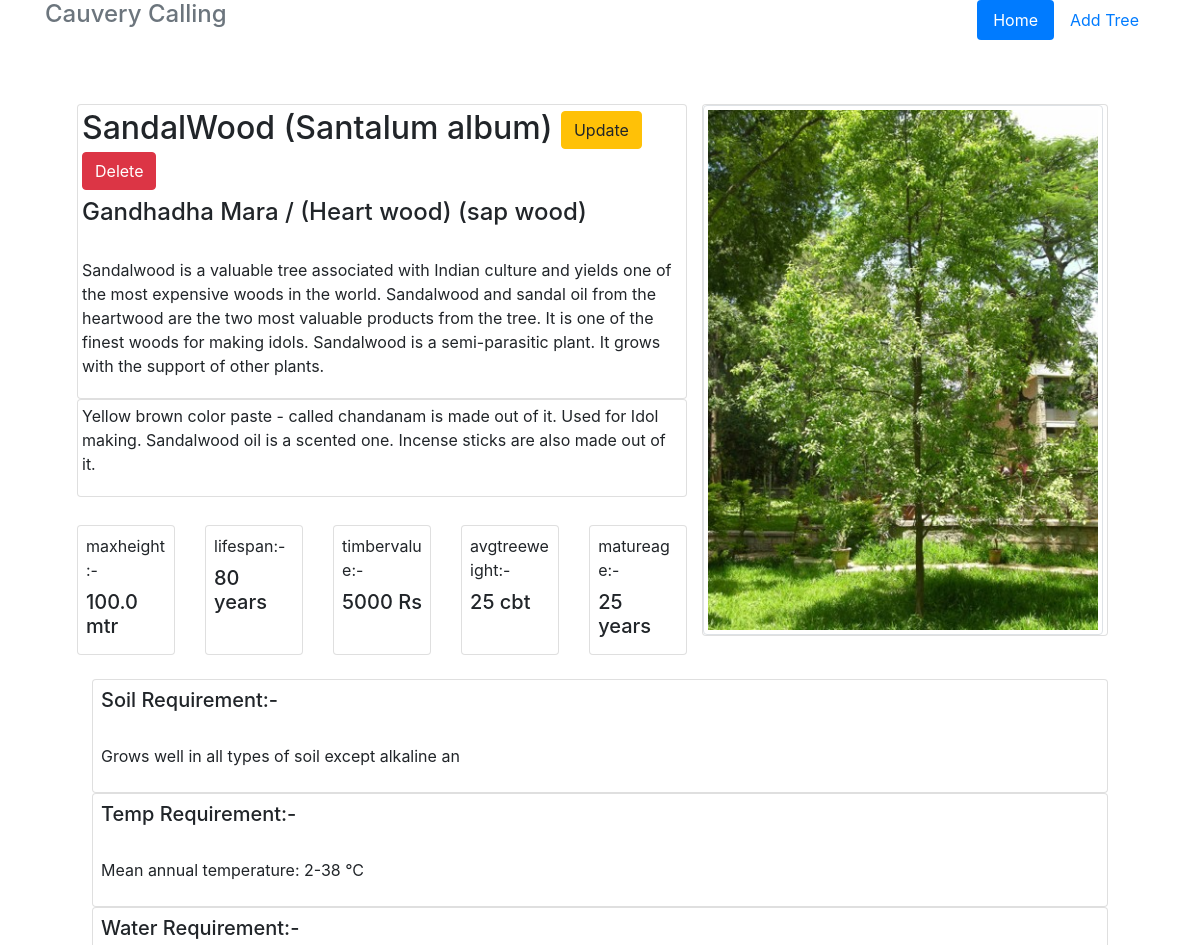
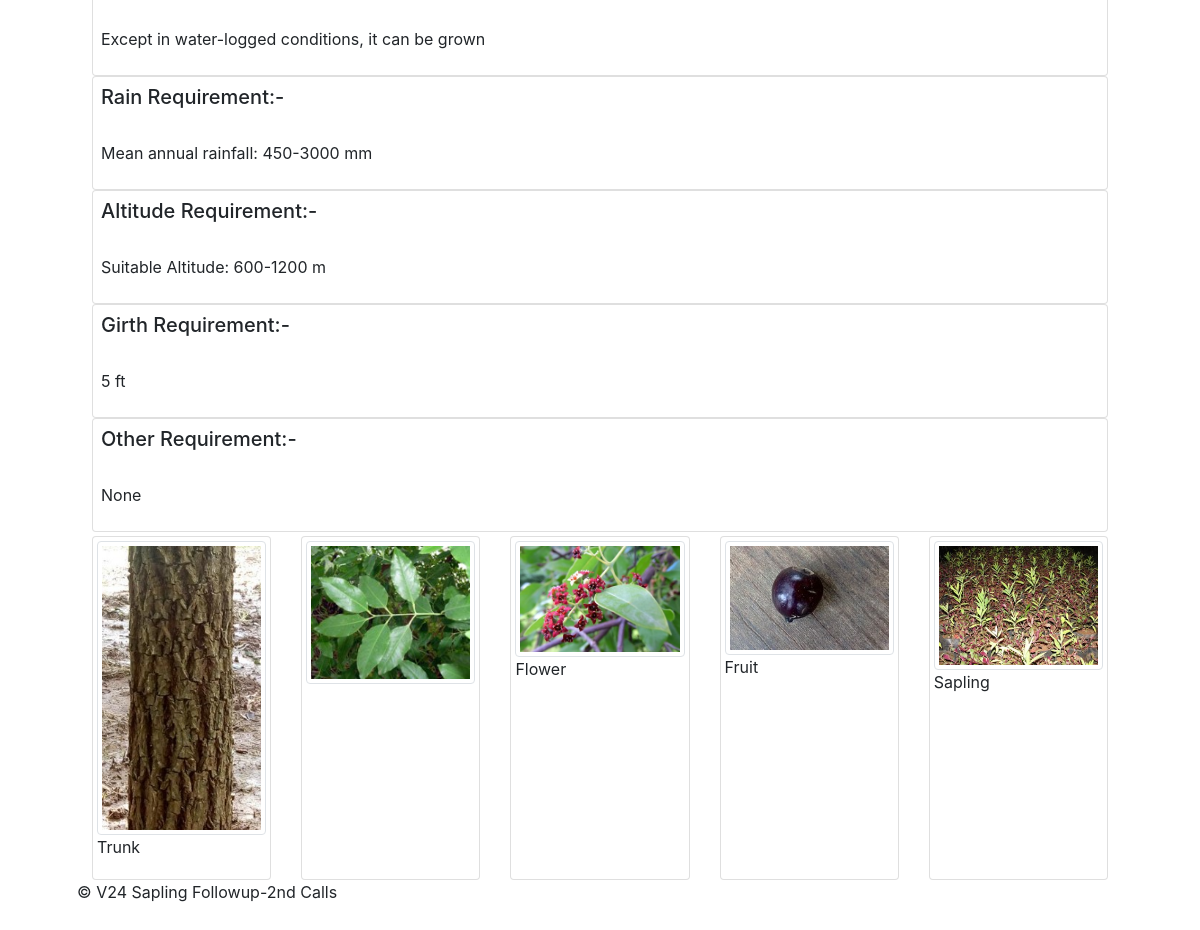
/detail/1, run on the app's committed database (2 pictures, top to bottom).
### treeinfo/models.py (models this page shows, shortened)
class treeinfo(models.Model):
    name = models.CharField(max_length=30)
    sciname = models.CharField(max_length=50)
    localname1 = models.CharField(max_length=50)
    localname2 = models.CharField(max_length=50,blank=True)
    desc = models.CharField(max_length=1000)
    uses = models.CharField(max_length=500,blank=True)
    maxheight = models.FloatField(default=0)
    lifespan = models.IntegerField(default=0)
    timbervalue = models.IntegerField(default=0)
    avgtreeweight = models.IntegerField(default=0)
    matureage = models.IntegerField(default=0)
    req_soil = models.CharField(max_length=50,blank=True)
    req_temp = models.CharField(max_length=50,blank=True)
    req_water = models.CharField(max_length=50,blank=True)
    req_rain = models.CharField(max_length=50,blank=True)
    req_alt = models.CharField(max_length=50,blank=True)
    req_girth = models.CharField(max_length=50,blank=True)
    req_other = models.CharField(max_length=50,blank=True)
    treedesc = models.CharField(max_length=300,blank=True)
    treepic = models.ImageField(default='default.jpg',upload_to='images/')
    trunkdesc = models.CharField(max_length=300,blank=True)
    trunkpic = models.ImageField(default='default.jpg',upload_to='images/',blank=True)
    leavesdesc = models.CharField(max_length=300,blank=True)
    leavespic = models.ImageField(default='default.jpg',upload_to='images/',blank=True)
    flowerdesc = models.CharField(max_length=300,blank=True)
    flowerpic = models.ImageField(default='default.jpg',upload_to='images/',blank=True)
    other1desc = models.CharField(max_length=300,blank=True)
    other1pic = models.ImageField(default='default.jpg',upload_to='images/',blank=True)
    other2desc = models.CharField(max_length=300,blank=True)
    other2pic = models.ImageField(default='default.jpg',upload_to='images/',blank=True)

### treeinfo/views.py (the view)
# urls.py: path('detail/<int:tree_id>', views.detail, name='detail'),
def detail(request,tree_id):
    tree = treeinfo.objects.get(id=tree_id)
    return render(request,'treeinfo/detail.html',{'tree':tree})

### treeinfo/templates/treeinfo/detail.html (shortened to what this page needs)
{% extends 'treeinfo/base.html' %}
{% block body %}
{% load static %}
<div class="container">
    <div class="row">
        <div class="col-md-7">
            <div class="row">
                <div class="card p-1">
                <h2>{{tree.name}} ({{tree.sciname}})
                <a class="btn btn-warning" href="{% url 'update' tree.id %}">Update</a>
                <a class="btn btn-danger" href="{% url 'delete' tree.id %}">Delete</a></h2>
                <h4>{{tree.localname1}} / {{tree.localname2}}</h4><br>
                <p>{{tree.desc}}</p>
                </div>
            </div>
            <div class="row">
                <div class="card p-1">
                <p>{{tree.uses}}</p>
                </div>
            </div><br>
            <div class="row">
                <div class="card-deck mt-1">
                <div class="card p-2">
                    <label>maxheight:-</label><h5>{{tree.maxheight}} mtr</h5>
                </div>
                <div class="card p-2">
                    <label>lifespan:-</label><h5>{{tree.lifespan}} years</h5>
                </div>
                <div class="card p-2">
                    <label>timbervalue:-</label><h5>{{tree.timbervalue}} Rs</h5>
                </div>
                <div class="card p-2">
                    <label>avgtreeweight:-</label><h5>{{tree.avgtreeweight}} cbt</h5>
                </div>
                <div class="card p-2">
                    <label>matureage:-</label><h5>{{tree.matureage}} years</h5>
                </div>
                </div>
            </div>
        </div>
        <div class="col-md-5">
            <div class="card">
                <img class="img-thumbnail centre" src="{{tree.treepic.url}}" width="400" height="500">
            </div>
        </div>
    </div><br>
    <div class="row">
        <div class="col-md-12">
            <div class="card p-2">
                <h5>Soil Requirement:-</h5><br>
                <p>{{tree.req_soil}}</p>
            </div>
            <div class="card p-2">
                <h5>Temp Requirement:-</h5><br>
                <p>{{tree.req_temp}}</p>
            </div>
            <div class="card p-2">
                <h5>Water Requirement:-</h5><br>
                <p>{{tree.req_water}}</p>
            </div>
            <div class="card p-2">
                <h5>Rain Requirement:-</h5><br>
                <p>{{tree.req_rain}}</p>
            </div>
            <div class="card p-2">
                <h5>Altitude Requirement:-</h5><br>
                <p>{{tree.req_alt}}</p>
            </div>
            <div class="card p-2">
                <h5>Girth Requirement:-</h5><br>
                <p>{{tree.req_girth}}</p>
            </div>
            <div class="card p-2">
                <h5>Other Requirement:-</h5><br>
                <p>{{tree.req_other}}</p>
            </div>
        </div>
    </div>
    <div class="row">
        <div class="col-md-12">
            <div class="card-deck mt-1">
                <div class="card p-1">
                    <img class="img-thumbnail centre" src="{{tree.trunkpic.url}}" width="200" height="100">
                    <p>{{tree.trunkdesc}}</p>
                </div>
                <div class="card p-1">
                    <img class="img-thumbnail centre" src="{{tree.leavespic.url}}" width="200" height="100">
                </div>
                <div class="card p-1">
                    <img class="img-thumbnail centre" src="{{tree.flowerpic.url}}" width="200" height="100">
                    <p>{{tree.flowerdesc}}</p>
                </div>
                <div class="card p-1">
                    <img class="img-thumbnail centre" src="{{tree.other1pic.url}}" width="200" height="100">
                    <p>{{tree.other1desc}}</p>
                </div>
                <div class="card p-1">
                    <img class="img-thumbnail centre" src="{{tree.other2pic.url}}" width="200" height="100">
                    <p>{{tree.other2desc}}</p>
                </div>
        </div>
    </div>
</div>
{% endblock %}

### data on the page
treeinfo: name "SandalWood", sciname "Santalum album", localname1 "Gandhadha Mara", localname2 "(Heart wood) (sap wood)", desc "Sandalwood is a valuable tree associated with Indian culture and yields one of the most expensive woods in the world. Sandalwood and sandal oil from the heartwood are the two most valuable products from the tree. It is one of the finest woods for making idols. Sandalwood is a semi-parasitic plant. It grows with the support of other plants.", uses "Yellow brown color paste - called chandanam is made out of it. Used for Idol making. Sandalwood oil is a scented one. Incense sticks are also made out of it.", maxheight "100.0", lifespan "80", timbervalue "5000", avgtreeweight "25", matureage "25", treepic (picture), req_soil "Grows well in all types of soil except alkaline an", req_temp "Mean annual temperature: 2-38 °C", req_water "Except in water-logged conditions, it can be grown", req_rain "Mean annual rainfall: 450-3000 mm", req_alt "Suitable Altitude: 600-1200 m", req_girth "5 ft", req_other "None", trunkpic (picture), trunkdesc "Trunk", leavespic (picture), flowerpic (picture), flowerdesc "Flower", other1pic (picture), other1desc "Fruit", other2pic (picture), other2desc "Sapling"
